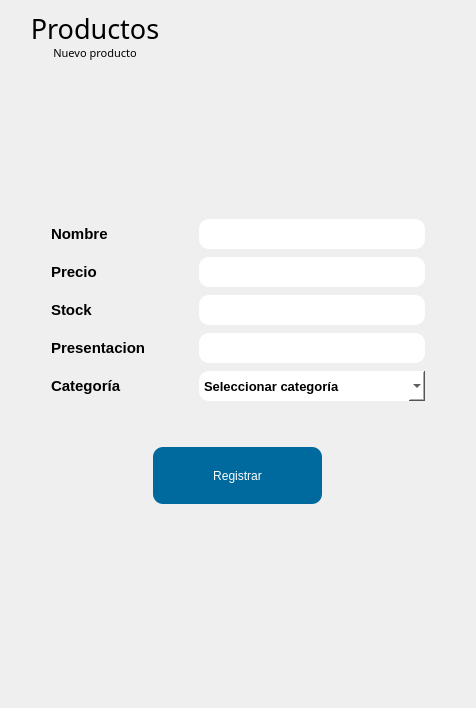
         <widget class="QWidget" name="page_new_product">
          <layout class="QVBoxLayout" name="verticalLayout_3">
           <item>
            <layout class="QHBoxLayout" name="horizontalLayout_27">
             <property name="spacing">
              <number>0</number>
             </property>
             <property name="rightMargin">
              <number>23</number>
             </property>
             <item>
              <layout class="QVBoxLayout" name="verticalLayout_17">
               <property name="spacing">
                <number>0</number>
               </property>
               <item>
                <widget class="QLabel" name="lbl_Logo_17">
                 <property name="sizePolicy">
                  <sizepolicy hsizetype="Expanding" vsizetype="Preferred">
                   <horstretch>0</horstretch>
                   <verstretch>0</verstretch>
                  </sizepolicy>
                 </property>
                 <property name="minimumSize">
                  <size>
                   <width>168</width>
                   <height>34</height>
                  </size>
                 </property>
                 <property name="maximumSize">
                  <size>
                   <width>168</width>
                   <height>34</height>
                  </size>
                 </property>
                 <property name="font">
                  <font>
                   <family>Trajan Pro</family>
                   <pointsize>20</pointsize>
                  </font>
                 </property>
                 <property name="styleSheet">
                  <string notr="true">border-radius: 60%;</string>
                 </property>
                 <property name="text">
                  <string>Productos</string>
                 </property>
                 <property name="alignment">
                  <set>Qt::AlignCenter</set>
                 </property>
                </widget>
               </item>
               <item>
                <widget class="QLabel" name="lbl_Logo_18">
                 <property name="sizePolicy">
                  <sizepolicy hsizetype="Expanding" vsizetype="Preferred">
                   <horstretch>0</horstretch>
                   <verstretch>0</verstretch>
                  </sizepolicy>
                 </property>
                 <property name="minimumSize">
                  <size>
                   <width>168</width>
                   <height>15</height>
                  </size>
                 </property>
                 <property name="maximumSize">
                  <size>
                   <width>168</width>
                   <height>15</height>
                  </size>
                 </property>
                 <property name="font">
                  <font>
                   <family>Trajan Pro</family>
                   <pointsize>8</pointsize>
                  </font>
                 </property>
                 <property name="styleSheet">
                  <string notr="true">border-radius: 60%;</string>
                 </property>
                 <property name="text">
                  <string>Nuevo producto</string>
                 </property>
                 <property name="alignment">
                  <set>Qt::AlignCenter</set>
                 </property>
                </widget>
               </item>
              </layout>
             </item>
             <item>
              <spacer name="horizontalSpacer_34">
               <property name="orientation">
                <enum>Qt::Horizontal</enum>
               </property>
               <property name="sizeHint" stdset="0">
                <size>
                 <width>40</width>
                 <height>20</height>
                </size>
               </property>
              </spacer>
             </item>
            </layout>
           </item>
           <item>
            <spacer name="verticalSpacer">
             <property name="orientation">
              <enum>Qt::Vertical</enum>
             </property>
             <property name="sizeHint" stdset="0">
              <size>
               <width>20</width>
               <height>153</height>
              </size>
             </property>
            </spacer>
           </item>
           <item>
            <layout class="QVBoxLayout" name="verticalLayout_2">
             <item>
              <layout class="QHBoxLayout" name="horizontalLayout_4">
               <item>
                <spacer name="horizontalSpacer_2">
                 <property name="orientation">
                  <enum>Qt::Horizontal</enum>
                 </property>
                 <property name="sizeHint" stdset="0">
                  <size>
                   <width>40</width>
                   <height>20</height>
                  </size>
                 </property>
                </spacer>
               </item>
               <item>
                <layout class="QFormLayout" name="formLayout">
                 <property name="horizontalSpacing">
                  <number>50</number>
                 </property>
                 <property name="verticalSpacing">
                  <number>8</number>
                 </property>
                 <item row="0" column="0">
                  <widget class="QLabel" name="label_22">
                   <property name="minimumSize">
                    <size>
                     <width>59</width>
                     <height>30</height>
                    </size>
                   </property>
                   <property name="maximumSize">
                    <size>
                     <width>59</width>
                     <height>30</height>
                    </size>
                   </property>
                   <property name="font">
                    <font>
                     <pointsize>11</pointsize>
                     <weight>75</weight>
                     <bold>true</bold>
                    </font>
                   </property>
                   <property name="text">
                    <string>Nombre</string>
                   </property>
                  </widget>
                 </item>
                 <item row="1" column="0">
                  <widget class="QLabel" name="label_23">
                   <property name="minimumSize">
                    <size>
                     <width>48</width>
                     <height>30</height>
                    </size>
                   </property>
                   <property name="maximumSize">
                    <size>
                     <width>48</width>
                     <height>30</height>
                    </size>
                   </property>
                   <property name="font">
                    <font>
                     <pointsize>11</pointsize>
                     <weight>75</weight>
                     <bold>true</bold>
                    </font>
                   </property>
                   <property name="text">
                    <string>Precio</string>
                   </property>
                  </widget>
                 </item>
                 <item row="1" column="1">
                  <widget class="QLineEdit" name="txt_precio">
                   <property name="minimumSize">
                    <size>
                     <width>226</width>
                     <height>30</height>
                    </size>
                   </property>
                   <property name="maximumSize">
                    <size>
                     <width>226</width>
                     <height>30</height>
                    </size>
                   </property>
                   <property name="font">
                    <font>
                     <pointsize>10</pointsize>
                     <weight>75</weight>
                     <bold>true</bold>
                    </font>
                   </property>
                   <property name="styleSheet">
                    <string notr="true">background-color: rgb(255, 255, 255);
border-radius: 10px;
vertical-align:auto;

</string>
                   </property>
                   <property name="alignment">
                    <set>Qt::AlignCenter</set>
                   </property>
                  </widget>
                 </item>
                 <item row="2" column="0">
                  <widget class="QLabel" name="label_24">
                   <property name="minimumSize">
                    <size>
                     <width>42</width>
                     <height>30</height>
                    </size>
                   </property>
                   <property name="maximumSize">
                    <size>
                     <width>42</width>
                     <height>30</height>
                    </size>
                   </property>
                   <property name="font">
                    <font>
                     <pointsize>11</pointsize>
                     <weight>75</weight>
                     <bold>true</bold>
                    </font>
                   </property>
                   <property name="text">
                    <string>Stock</string>
                   </property>
                  </widget>
                 </item>
                 <item row="2" column="1">
                  <widget class="QLineEdit" name="txt_stock">
                   <property name="minimumSize">
                    <size>
                     <width>226</width>
                     <height>30</height>
                    </size>
                   </property>
                   <property name="maximumSize">
                    <size>
                     <width>226</width>
                     <height>30</height>
                    </size>
                   </property>
                   <property name="font">
                    <font>
                     <pointsize>10</pointsize>
                     <weight>75</weight>
                     <bold>true</bold>
                    </font>
                   </property>
                   <property name="styleSheet">
                    <string notr="true">background-color: rgb(255, 255, 255);
border-radius: 10px;
vertical-align:auto;

</string>
                   </property>
                   <property name="alignment">
                    <set>Qt::AlignCenter</set>
                   </property>
                  </widget>
                 </item>
                 <item row="3" column="0">
                  <widget class="QLabel" name="label_25">
                   <property name="minimumSize">
                    <size>
                     <width>98</width>
                     <height>30</height>
                    </size>
                   </property>
                   <property name="maximumSize">
                    <size>
                     <width>98</width>
                     <height>30</height>
                    </size>
                   </property>
                   <property name="font">
                    <font>
                     <pointsize>11</pointsize>
                     <weight>75</weight>
                     <bold>true</bold>
                    </font>
                   </property>
                   <property name="text">
                    <string>Presentacion</string>
                   </property>
                  </widget>
                 </item>
                 <item row="3" column="1">
                  <widget class="QLineEdit" name="txt_presentacion">
                   <property name="minimumSize">
                    <size>
                     <width>226</width>
                     <height>30</height>
                    </size>
                   </property>
                   <property name="maximumSize">
                    <size>
                     <width>226</width>
                     <height>30</height>
                    </size>
                   </property>
                   <property name="font">
                    <font>
                     <pointsize>10</pointsize>
                     <weight>75</weight>
                     <bold>true</bold>
                    </font>
                   </property>
                   <property name="styleSheet">
                    <string notr="true">background-color: rgb(255, 255, 255);
border-radius: 10px;
vertical-align:auto;

</string>
                   </property>
                   <property name="alignment">
                    <set>Qt::AlignCenter</set>
                   </property>
                  </widget>
                 </item>
                 <item row="4" column="0">
                  <widget class="QLabel" name="label_26">
                   <property name="minimumSize">
                    <size>
                     <width>73</width>
                     <height>30</height>
                    </size>
                   </property>
                   <property name="maximumSize">
                    <size>
                     <width>73</width>
                     <height>30</height>
                    </size>
                   </property>
                   <property name="font">
                    <font>
                     <pointsize>11</pointsize>
                     <weight>75</weight>
                     <bold>true</bold>
                    </font>
                   </property>
                   <property name="text">
                    <string>Categoría</string>
                   </property>
                  </widget>
                 </item>
                 <item row="4" column="1">
                  <widget class="QComboBox" name="cbx_categoria">
                   <property name="minimumSize">
                    <size>
                     <width>226</width>
                     <height>30</height>
                    </size>
                   </property>
                   <property name="maximumSize">
                    <size>
                     <width>226</width>
                     <height>30</height>
                    </size>
                   </property>
                   <property name="font">
                    <font>
                     <pointsize>10</pointsize>
                     <weight>75</weight>
                     <bold>true</bold>
                    </font>
                   </property>
                   <property name="styleSheet">
                    <string notr="true">background-color: rgb(255, 255, 255);
border-radius: 10px;
vertical-align:auto;

</string>
                   </property>
                   <item>
                    <property name="text">
                     <string>Seleccionar categoría</string>
                    </property>
                   </item>
                   <item>
                    <property name="text">
                     <string>Lacteos</string>
                    </property>
                   </item>
                   <item>
                    <property name="text">
                     <string>Frutas y verduras</string>
                    </property>
                   </item>
                   <item>
                    <property name="text">
                     <string>Bebidas</string>
                    </property>
                   </item>
                   <item>
                    <property name="text">
                     <string>Dulces</string>
                    </property>
                   </item>
                   <item>
                    <property name="text">
                     <string>Perfumeria</string>
                    </property>
                   </item>
                   <item>
                    <property name="text">
                     <string>Licores</string>
                    </property>
                   </item>
                   <item>
                    <property name="text">
                     <string>Utiles escolares</string>
                    </property>
                   </item>
                   <item>
                    <property name="text">
                     <string>Todo Bebes</string>
                    </property>
                   </item>
                   <item>
                    <property name="text">
                     <string>Todo damas</string>
                    </property>
                   </item>
                   <item>
                    <property name="text">
                     <string>Todo Caballeros</string>
                    </property>
                   </item>
                  </widget>
                 </item>
                 <item row="0" column="1">
                  <widget class="QLineEdit" name="txt_nombre">
                   <property name="minimumSize">
                    <size>
                     <width>226</width>
                     <height>30</height>
                    </size>
                   </property>
                   <property name="maximumSize">
                    <size>
                     <width>226</width>
                     <height>30</height>
                    </size>
                   </property>
                   <property name="font">
                    <font>
                     <pointsize>10</pointsize>
                     <weight>75</weight>
                     <bold>true</bold>
                    </font>
                   </property>
                   <property name="styleSheet">
                    <string notr="true">background-color: rgb(255, 255, 255);
border-radius: 10px;
vertical-align:auto;

</string>
                   </property>
                   <property name="alignment">
                    <set>Qt::AlignCenter</set>
                   </property>
                  </widget>
                 </item>
                </layout>
               </item>
               <item>
                <spacer name="horizontalSpacer_3">
                 <property name="orientation">
                  <enum>Qt::Horizontal</enum>
                 </property>
                 <property name="sizeHint" stdset="0">
                  <size>
                   <width>40</width>
                   <height>20</height>
                  </size>
                 </property>
                </spacer>
               </item>
              </layout>
             </item>
             <item>
              <spacer name="verticalSpacer_13">
               <property name="orientation">
                <enum>Qt::Vertical</enum>
               </property>
               <property name="sizeHint" stdset="0">
                <size>
                 <width>20</width>
                 <height>40</height>
                </size>
               </property>
              </spacer>
             </item>
             <item>
              <layout class="QHBoxLayout" name="horizontalLayout_6">
               <item>
                <widget class="QPushButton" name="btnRegistrarP">
                 <property name="minimumSize">
                  <size>
                   <width>169</width>
                   <height>57</height>
                  </size>
                 </property>
                 <property name="maximumSize">
                  <size>
                   <width>169</width>
                   <height>57</height>
                  </size>
                 </property>
                 <property name="styleSheet">
                  <string notr="true">QPushButton{
	background-color: rgb(0, 105, 157);
	border-radius: 10px;
	color: white;
}

QPushButton:hover{
	background: rgb(0, 117, 176);
}</string>
                 </property>
                 <property name="text">
                  <string>Registrar</string>
                 </property>
                </widget>
               </item>
              </layout>
             </item>
            </layout>
           </item>
           <item>
            <spacer name="btn_">
             <property name="orientation">
              <enum>Qt::Vertical</enum>
             </property>
             <property name="sizeHint" stdset="0">
              <size>
               <width>20</width>
               <height>40</height>
              </size>
             </property>
            </spacer>
           </item>
           <item>
            <spacer name="verticalSpacer_12">
             <property name="orientation">
              <enum>Qt::Vertical</enum>
             </property>
             <property name="sizeHint" stdset="0">
              <size>
               <width>20</width>
               <height>153</height>
              </size>
             </property>
            </spacer>
           </item>
          </layout>
         </widget>
